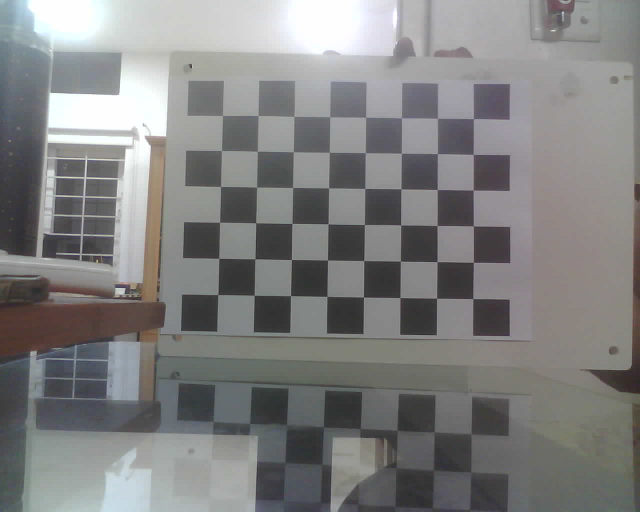
#> input picture lcalibpicsnew/calibL1.jpg, 1280 x 1024 px (shown at 1/2 size); its folder holds 4 pictures in this run
$ python imgproc.py   (older library calls are emulated)
#> lines starting #> are read from the running program, lines starting #| are printed output that depends on the picture; after the words box and inside, x2 and y2 are one past the last pixel; in counts of white or black regions, pixels touching at a corner belong together; pictures that were not available may be replaced by others from this repository, and a replacement may not be noted
import cv2
import numpy as np
import glob
import open3d as o3d
import os
from pathlib import Path
import random

data_root=Path(".")

output_dir=data_root/"point_cloud_files"

output_dir.mkdir(parents=True,exist_ok=True)

file_name="simple_point_cloud.ply"

file_path=output_dir/file_name

# CheckerBoard Dimensions (Number of Inner corners)
checkerboard_dims = (8, 6)  # 8 inner corners along width, 6 along height

# Preparing object points for Standard Checkerboard Pattern
objp = np.zeros((checkerboard_dims[0] * checkerboard_dims[1], 3), np.float32)
objp[:, :2] = np.mgrid[0:checkerboard_dims[0], 0:checkerboard_dims[1]].T.reshape(-1, 2)

# Storing object points and image points for both cameras
objpoints = []  # 3D points in World Space
imgpoints_left = []  # 2D points in image plane for Left Cam
imgpoints_right = []  # 2D points in image plane for Right Cam

# Loading Images
images_left = glob.glob('lcalibpicsnew/*.jpg')  # left camera Calibration images path
images_right = glob.glob('rcalibpicsnew/*.jpg')  # Right camera Calibration images path

print(f"Step 2: Loaded {len(images_left)} image pairs for calibration.")

# Processing pair of images
for i, (fname_left, fname_right) in enumerate(zip(images_left, images_right)):
    # Load images
    img_left = cv2.imread(fname_left)
#> img_left is the input picture: shape (1024, 1280, 3); mean B, G, R 128.7, 129, 128.9
    img_right = cv2.imread(fname_right)
    gray_left = cv2.cvtColor(img_left, cv2.COLOR_BGR2GRAY)
    gray_right = cv2.cvtColor(img_right, cv2.COLOR_BGR2GRAY)

    # Finding chessboard corners
    ret_left, corners_left = cv2.findChessboardCorners(gray_left, checkerboard_dims, None)
#> ret_left = True; corners_left = 48 rows, first 8: [445.5, 231.5], [516.5, 231.6], [588.2, 232.7], [660.2, 234.8], [731.3, 235.3], [803.5, 236.2], [875.4, 237.1], [947.4, 238.5]
    ret_right, corners_right = cv2.findChessboardCorners(gray_right, checkerboard_dims, None)
#> ret_right = True; corners_right has the same summary as corners_left

    # Verifying if corners are found in both Images
    if ret_left and ret_right:
        objpoints.append(objp)  # 3D points
        imgpoints_left.append(corners_left)  # 2D points for left cam
        imgpoints_right.append(corners_right)  # 2D points for right cam

        # Display corners
        cv2.drawChessboardCorners(img_left, checkerboard_dims, corners_left, ret_left)
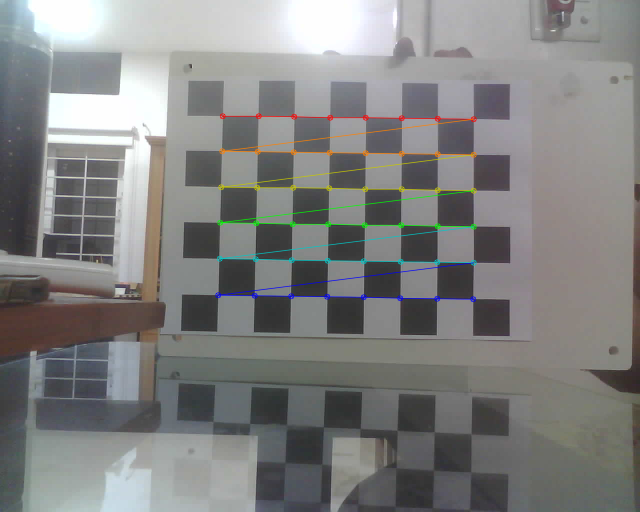
#> img_left: shape (1024, 1280, 3) (shown at 1/2 size); 1.57% of pixels changed, all inside (x1, y1, x2, y2) = (430, 226, 954, 605)
        cv2.drawChessboardCorners(img_right, checkerboard_dims, corners_right, ret_right)

        print(f"Stage 2: Pair {i + 1} - Corners found successfully.")
        cv2.imshow('Left Camera - Corners', img_left)
        cv2.imshow('Right Camera - Corners', img_right)
        cv2.waitKey(500)


    else:
        print(f"Stage 2: Pair {i + 1} - Corners not found in one or both images.")

cv2.destroyAllWindows()
print("Stage 2: Finished processing all image pairs.")

# Step 3: Calibrate each camera and display results
print("Step 3: Calibrating the left camera...")
ret_left, mtx_left, dist_left, rvecs_left, tvecs_left = cv2.calibrateCamera(
    objpoints, imgpoints_left, gray_left.shape[::-1], None, None
)
#> ret_left = 0.43; mtx_left = [[2397.8, 0, 577.5], [0, 2412.1, 575.7], [0, 0, 1]]; dist_left = [[0.444, -21.86, -0.00345, 0.000455, 269.1]]; rvecs_left = ([-0.104, 0.0246, 0.0176],); tvecs_left = ([-1.85, -4.78, 33.61],)
print("Step 3: Left camera calibration complete.")
print("Left Camera Matrix:\n", mtx_left)
#| Left Camera Matrix:
#|  [[2.39775541e+03 0.00000000e+00 5.77463413e+02]
#|  [0.00000000e+00 2.41209214e+03 5.75735952e+02]
#|  [0.00000000e+00 0.00000000e+00 1.00000000e+00]]
print("Left Camera Distortion Coefficients:\n", dist_left)
#| Left Camera Distortion Coefficients:
#|  [[ 4.43999465e-01 -2.18630938e+01 -3.45404445e-03  4.55245359e-04
#|    2.69115727e+02]]

print("Stage 3: Calibrating the right camera...")
ret_right, mtx_right, dist_right, rvecs_right, tvecs_right = cv2.calibrateCamera(
    objpoints, imgpoints_right, gray_right.shape[::-1], None, None
)
#> ret_right = 0.43; mtx_right has the same summary as mtx_left; dist_right = [[0.444, -21.86, -0.00345, 0.000455, 269.1]]; rvecs_right = ([-0.104, 0.0246, 0.0176],); tvecs_right = ([-1.85, -4.78, 33.61],)
print("Stage 3: Right camera calibration complete.")
print("Right Camera Matrix:\n", mtx_right)
#| Right Camera Matrix:
#|  [[2.39775541e+03 0.00000000e+00 5.77463413e+02]
#|  [0.00000000e+00 2.41209214e+03 5.75735952e+02]
#|  [0.00000000e+00 0.00000000e+00 1.00000000e+00]]
print("Right Camera Distortion Coefficients:\n", dist_right)
#| Right Camera Distortion Coefficients:
#|  [[ 4.43999465e-01 -2.18630938e+01 -3.45404445e-03  4.55245359e-04
#|    2.69115727e+02]]

print("Stage 3: Calibration results displayed.")

# Step 4: Perform stereo calibration
print("Step 4: Performing stereo calibration...")

ret_stereo, mtx_left, dist_left, mtx_right, dist_right, R, T, E, F = cv2.stereoCalibrate(
    objpoints, imgpoints_left, imgpoints_right,
    mtx_left, dist_left, mtx_right, dist_right,
    gray_left.shape[::-1], flags=cv2.CALIB_FIX_INTRINSIC
)
#> ret_stereo = 0.43; R = [[1, 0, 0], [0, 1, 0], [0, 0, 1]]; T = [2.22e-16, -1.78e-15, 7.13e-15]; E = [[0, -7.13e-15, -1.78e-15], [7.13e-15, 0, -2.22e-16], [1.78e-15, 2.22e-16, 0]]; F = [[0, -1.25e+10, -3.17e+11], [1.25e+10, 0, -8.16e+12], [3.17e+11, 8.16e+12, 1]]

# Step 4: Display stereo calibration results
print("Stage 4: Stereo calibration complete.")
print("Stereo Calibration Results:")
print("Rotation Matrix (R):\n", R)
#| Rotation Matrix (R):
#|  [[1. 0. 0.]
#|  [0. 1. 0.]
#|  [0. 0. 1.]]
print("Translation Vector (T):\n", T)
#| Translation Vector (T):
#|  [[ 2.22499314e-16]
#|  [-1.77696813e-15]
#|  [ 7.13074261e-15]]
print("Essential Matrix (E):\n", E)
#| Essential Matrix (E):
#|  [[ 0.00000000e+00 -7.13074261e-15 -1.77696813e-15]
#|  [ 7.13074261e-15  0.00000000e+00 -2.22499314e-16]
#|  [ 1.77696813e-15  2.22499314e-16  0.00000000e+00]]
print("Fundamental Matrix (F):\n", F)
#| Fundamental Matrix (F):
#|  [[ 0.00000000e+00 -1.25033256e+10 -3.16997273e+11]
#|  [ 1.25033256e+10  0.00000000e+00 -8.15567119e+12]
#|  [ 3.16997273e+11  8.15567119e+12  1.00000000e+00]]

# Using the stereo calibration results to rectify images, and compute the disparity map

# Computing the rectification transformations
R1, R2, P1, P2, Q, roi1, roi2 = cv2.stereoRectify(mtx_left, dist_left, mtx_right, dist_right, gray_left.shape[::-1], R, T)
#> R1 = [[0.999, 0.0303, -0.0236], [-0.0303, 0.242, -0.97], [-0.0236, 0.97, 0.242]]; R2 has the same summary as R1; P1 = [[2397.8, 0, 2666.6, 0], [0, 2397.8, 29289.6, 0], [0, 0, 1, 0]]; P2 = [[2397.8, 0, 2666.6, 0], [0, 2397.8, 29289.6, -1.76e-11], [0, 0, 1, 0]]; Q = [[1, 0, 0, -2666.6], [0, 1, 0, -29289.6], [0, 0, 0, 2397.8], [0, 0, 1.36e+14, 0]]; roi1 = (1248, 0, 32, 1024); roi2 = (1248, 0, 32, 1024)

# Creating undistortion, rectification maps for both images
map1x, map1y = cv2.initUndistortRectifyMap(mtx_left, dist_left, R1, P1, gray_left.shape[::-1], cv2.CV_32FC1)
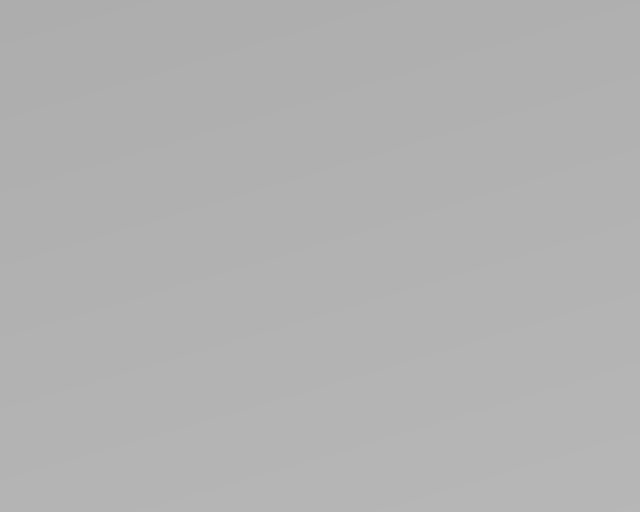
#> map1y: shape (1024, 1280) float32 (shown at 1/2 size); min 173.4, max 183.1, mean 178.2
map2x, map2y = cv2.initUndistortRectifyMap(mtx_right, dist_right, R2, P2, gray_right.shape[::-1], cv2.CV_32FC1)

# Using the calibration results from previous steps (Camera Matrices and Distortion Coefficients)
left_camera_matrix = mtx_left
#> left_camera_matrix has the same summary as mtx_left
right_camera_matrix = mtx_right
#> right_camera_matrix has the same summary as mtx_left
left_dist_coeffs = dist_left
#> left_dist_coeffs = [[0.444, -21.86, -0.00345, 0.000455, 269.1]]
right_dist_coeffs = dist_right
#> right_dist_coeffs = [[0.444, -21.86, -0.00345, 0.000455, 269.1]]

img_size = (gray_left.shape[1], gray_left.shape[0])
#> img_size = (1280, 1024)

# Stereo rectification
R1, R2, P1, P2, Q, roi1, roi2 = cv2.stereoRectify(
    left_camera_matrix, left_dist_coeffs,
    right_camera_matrix, right_dist_coeffs,
    img_size, R, T,
    alpha=0
)
#> P1 = [[11957.7, 0, 2666.6, 0], [0, 11957.7, 29289.6, 0], [0, 0, 1, 0]]; P2 = [[11957.7, 0, 2666.6, 0], [0, 11957.7, 29289.6, -8.79e-11], [0, 0, 1, 0]]; Q = [[1, 0, 0, -2666.6], [0, 1, 0, -29289.6], [0, 0, 0, 11957.7], [0, 0, 1.36e+14, 0]]; roi1 = (0, 0, 1280, 1023); roi2 = (0, 0, 1280, 1023)

# Computing rectification maps
map1x, map1y = cv2.initUndistortRectifyMap(
    left_camera_matrix, left_dist_coeffs, R1, P1, img_size, cv2.CV_32FC1
)
map2x, map2y = cv2.initUndistortRectifyMap(
    right_camera_matrix, right_dist_coeffs, R2, P2, img_size, cv2.CV_32FC1
)

img_left = cv2.imread("leftcam (18).jpg")
img_right = cv2.imread("rightcam (18).jpg")
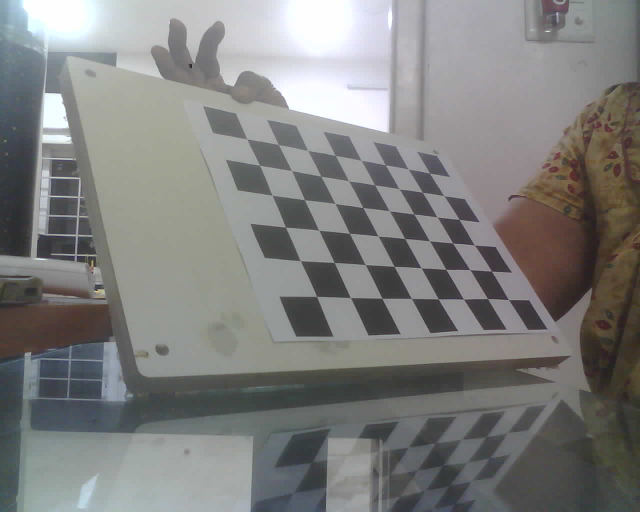
#> input picture lcalibpicsnew/calibL10.jpg, 1280 x 1024 px, given in place of rightcam (18).jpg, which was not available (shown at 1/2 size)
#> img_right is the input picture: shape (1024, 1280, 3); mean B, G, R 126, 127.3, 127.1


# Applying rectification to the images
rectified_left = cv2.remap(img_left, map1x, map1y, cv2.INTER_LINEAR)
rectified_right = cv2.remap(img_right, map2x, map2y, cv2.INTER_LINEAR)

# Displaying rectified images
cv2.imshow('Rectified Left Image', rectified_left)
cv2.imshow('Rectified Right Image', rectified_right)
cv2.waitKey(0)
cv2.destroyAllWindows()

cv2.imwrite("rectified_left.jpg", rectified_left)
cv2.imwrite("rectified_right.jpg", rectified_right)

gray_left = cv2.imread("rectified_left.jpg", cv2.IMREAD_GRAYSCALE)
#> gray_left: shape (1024, 1280); min 54, max 179, mean 161.2
gray_right = cv2.imread("rectified_right.jpg", cv2.IMREAD_GRAYSCALE)
#> gray_right: shape (1024, 1280); min 107, max 171, mean 159.8

numDisparities = 16 * 12   # Increase or Decrease depending on scene depth range
blockSize =  9 # Increase for Precision

# Creating the StereoSGBM object
stereo_sgbm = cv2.StereoSGBM_create(
    minDisparity=0,
    numDisparities=numDisparities,
    blockSize=blockSize,
    P1=8 * (blockSize ** 2),
    P2=32  * (blockSize ** 2),
    disp12MaxDiff=1,
    preFilterCap=31,
    uniquenessRatio=5,
    speckleWindowSize=200,
    speckleRange=8
)

# Computing the disparity map using StereoSGBM
disparity = stereo_sgbm.compute(gray_left, gray_right).astype(np.float32) / 16.0

# Normalizing and Displaying Disparity Map
disparity_normalized = cv2.normalize(disparity, None, 0, 255, cv2.NORM_MINMAX)
disparity_normalized = np.uint8(disparity_normalized)

# Displaying results
cv2.imshow('Disparity Map', disparity_normalized)
cv2.waitKey(0)
cv2.destroyAllWindows()

disparity_filtered = cv2.bilateralFilter(disparity, 5, 50, 150)

# Normalizing and Displaying Filtered Disparity Map
disparity_filtered_normalized = cv2.normalize(disparity_filtered, None, 0, 255, cv2.NORM_MINMAX)
disparity_filtered_normalized = np.uint8(disparity_filtered_normalized)

cv2.imshow('Filtered Disparity Map', disparity_filtered_normalized)
cv2.waitKey(0)
cv2.destroyAllWindows()

disparity_map_path = output_dir / "disparity_map.png"
cv2.imwrite(str(disparity_map_path), disparity_filtered_normalized)
print(f"Disparity map saved successfully at {disparity_map_path}")

disparity_normalized = cv2.normalize(disparity, None, 0, 255, cv2.NORM_MINMAX)
disparity_colored = cv2.applyColorMap(np.uint8(disparity_normalized), cv2.COLORMAP_JET)
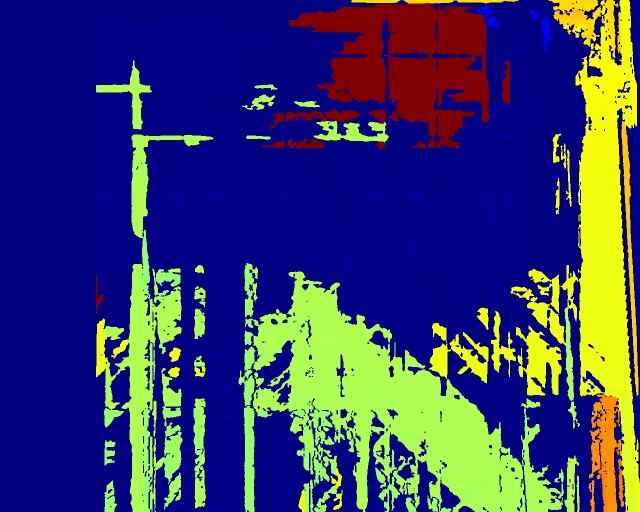
#> disparity_colored: shape (1024, 1280, 3) (shown at 1/2 size); mean B, G, R 105.5, 61, 55.1
cv2.imshow('Disparity Map', disparity_colored)
cv2.waitKey(0)
cv2.destroyAllWindows()

focal_length = mtx_left[0, 0]
#> focal_length = 2397.8

# Baseline in meters, from the translation vector (T) (Cam to Cam Distance)
B = 0.065 #  Baseline value from the translation vector (T[0])

height, width = disparity.shape
#> height = 1024; width = 1280

# Initializing Depth Map
depth_map = np.zeros_like(disparity, dtype=np.float32)

# Avoiding Division by 0 by ensuring disparity values are greater than threshold
for v in range(height):
    for u in range(width):
        if disparity[v, u] > 1.0:  # Minimum threshold for disparity
            Z = (focal_length * B) / disparity[v, u]
            depth_map[v, u] = Z
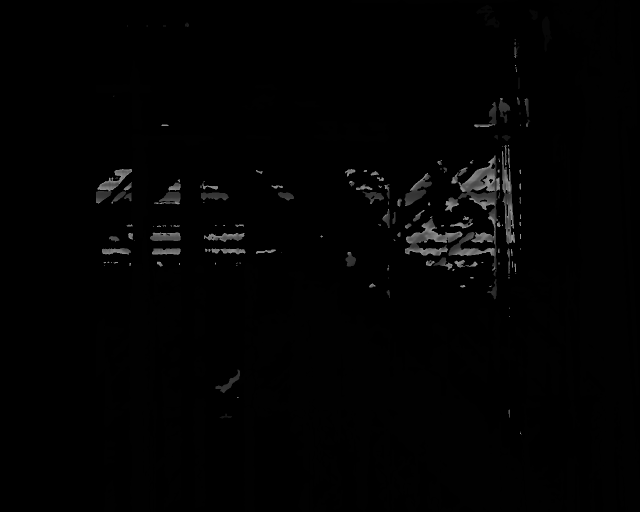
#> depth_map: shape (1024, 1280) float32 (shown at 1/2 size); min 0, max 146.7, mean 2.7

# Normalizing depth map for visualization
depth_map_normalized = cv2.normalize(depth_map, None, 0, 255, cv2.NORM_MINMAX)
depth_map_normalized = depth_map_normalized.astype(np.uint8)

# Displaying Normalized Depth Map
cv2.imshow('Normalized Depth Map', depth_map_normalized)
cv2.waitKey(0)
cv2.destroyAllWindows()

# Displaying Disparity Map Range
print("Disparity Map - Min Value:", np.min(disparity))
#| Disparity Map - Min Value: -1.0
print("Disparity Map - Max Value:", np.max(disparity))
#| Disparity Map - Max Value: 191.0

# Adjusting Disparity Scaling for better Depth Estimation
scale_factor = 5000.0  # Scaling Value
disparity_scaled = np.clip(disparity * scale_factor, 1.0, None)

# Computing Depth Map using Scaled Disparity
depth_map = (focal_length * B) / disparity_scaled

# Normalizing Depth Map to display
depth_map_normalized = cv2.normalize(depth_map, None, 0, 255, cv2.NORM_MINMAX)
depth_map_normalized = depth_map_normalized.astype(np.uint8)
#> depth_map_normalized: shape (1024, 1280); 65.8% white; 222 black regions (63 under 20 px), largest, box (x1, y1, x2, y2) and area: (431, 543, 1128, 1024) 126031, (1054, 0, 1280, 1024) 98663, (575, 0, 1037, 300) 65108

# Displaying the Normalized Depth Map
cv2.imshow('Normalized Depth Map', depth_map_normalized)
cv2.waitKey(0)
cv2.destroyAllWindows()

# Applying Color Map for better Depth Visualization
colored_depth_map = cv2.applyColorMap(depth_map_normalized, cv2.COLORMAP_JET)
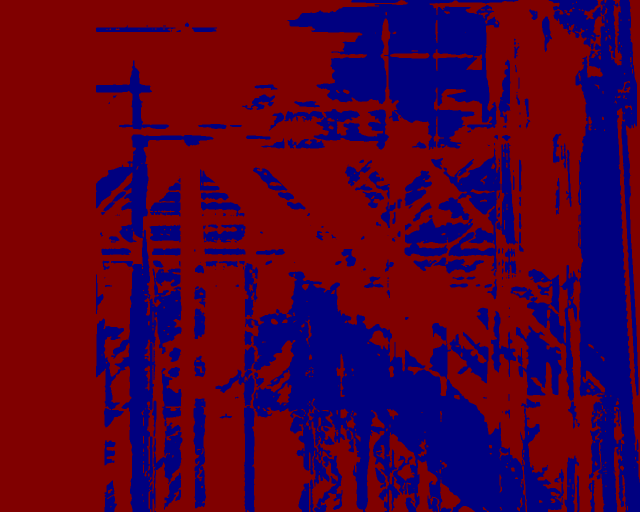
#> colored_depth_map: shape (1024, 1280, 3) (shown at 1/2 size); mean B, G, R 43.8, 0, 84.2
cv2.imshow('Colored Depth Map', colored_depth_map)
cv2.waitKey(0)
cv2.destroyAllWindows()

focal_length = mtx_left[0, 0]
B = 0.065  # Baseline in meters, converted from the translation vector (T[0])

height, width = disparity.shape
depth_map = np.zeros_like(disparity, dtype=np.float32)

for v in range(height):
    for u in range(width):
        if disparity[v, u] > 1.0:  # Using a minimum threshold for disparity
            Z = (focal_length * B) / disparity[v, u]
            depth_map[v, u] = Z

# Normalizing the Depth Map for visualization
depth_map_normalized = cv2.normalize(depth_map, None, 0, 255, cv2.NORM_MINMAX)
depth_map_normalized = np.uint8(depth_map_normalized)

# Saving  depth map
depth_map_path = output_dir / "depth_map.png"
cv2.imwrite(str(depth_map_path), depth_map_normalized)
print(f"Depth map saved successfully at {depth_map_path}")

# Applying Colormap to the entire depth map
depth_colormap = cv2.applyColorMap(depth_map_normalized, cv2.COLORMAP_JET)
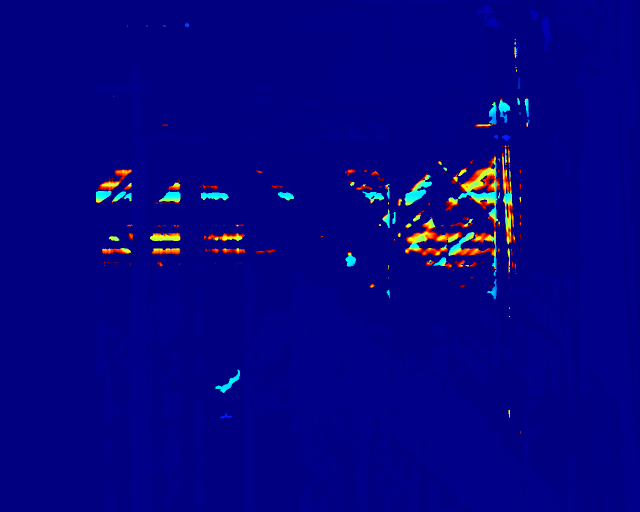
#> depth_colormap: shape (1024, 1280, 3) (shown at 1/2 size); mean B, G, R 129.2, 3.6, 3.6

points_3d = []
colors_3d = []

for v in range(height):
    for u in range(width):
        if depth_map[v, u] > 0:  # Avoid zero-depth points
            # Converting (u, v, depth) to 3D coordinates
            x = (u - mtx_left[0, 2]) * depth_map[v, u] / focal_length
            y = (v - mtx_left[1, 2]) * depth_map[v, u] / focal_length
            z = depth_map[v, u]

            # Geting colour corresponding to pixel (u, v) in rectified left image
            color = rectified_left[v, u] / 255.0  # Normalizing to [0, 1]

            points_3d.append([x, y, z])
            colors_3d.append(color)
#> after the loop, colors_3d = 421787 items; points_3d = 421787 items

# Converting list to numpy array
points_3d = np.array(points_3d)
colors_3d = np.array(colors_3d)

# Creating Open3D point cloud object
point_cloud = o3d.geometry.PointCloud()
point_cloud.points = o3d.utility.Vector3dVector(points_3d)
point_cloud.colors = o3d.utility.Vector3dVector(colors_3d)

# Saving the point cloud
point_cloud_path = output_dir / "colored_point_cloud.ply"
if o3d.io.write_point_cloud(str(point_cloud_path), point_cloud):
    print(f"Point cloud saved successfully at {point_cloud_path}")
else:
    print(f"Failed to save point cloud at {point_cloud_path}")

# Verifying if the point cloud file exists
if point_cloud_path.exists():
    print("Point cloud file exists and was created successfully:", point_cloud_path)
else:
    print("Point cloud file was not created.")
